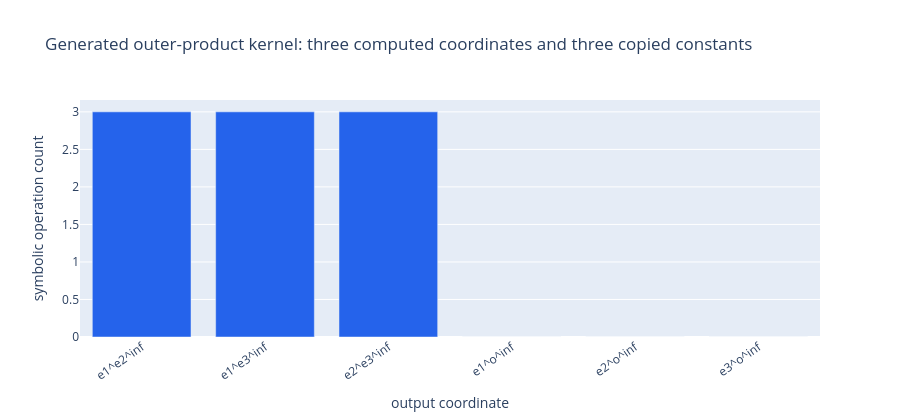

Notebook cell for this chart:
### Markdown cell above
## Generative Programming Without The Mystery

The generator in this notebook is tiny, but its job mirrors the chapter's larger point. It receives an algebra and two specialized argument types. It expands a high-level operation on basis blades, simplifies the symbolic expressions, infers which output coordinates are nonzero, and emits code-like assignments. There is no clever numerical approximation here. The optimization comes from using facts that were already true before the program ran.

Different programming environments can place this generation step in different places. A separate tool can generate source files before compilation. A language with metaprogramming can ask the compiler to instantiate specialized expressions. A runtime system can generate a kernel the first time it sees a particular combination of argument types. Those choices affect integration, startup time, compile time, debuggability, and how easily profiling feedback can be used. The algebraic core is the same: fixed contracts allow fixed code.

The next worked example uses the outer product. It is intentionally simple because simple products reveal overhead clearly. In a generic implementation, the product is a loop over possible basis coordinates. In a specialized implementation, the generator knows which coordinates exist and which one is constant, so the final kernel has only the arithmetic that survives.

### Code cell
kernel = ch22.generate_product_kernel(
    "flat_point_plane_outer",
    flat_point,
    dual_plane,
    cga,
    product="outer",
)
kernel_rows = kernel.rows(cga)
generated_code = "import numpy as np\n\n" + kernel.emit_python(cga, "flat_point_plane_outer_generated") + "\n"

kernel_json_path = save_json(
    {"rows": kernel_rows, "operation_count": kernel.operation_count},
    "data",
    "flatpoint-plane-kernel.json",
)
kernel_text_path = save_text(generated_code, "text", "generated-flatpoint-plane-kernel.py.txt")

fig_kernel = go.Figure(
    data=go.Bar(
        x=[row["label"] for row in kernel_rows],
        y=[row["ops"] for row in kernel_rows],
        marker_color=["#2563eb" if row["ops"] else "#f59e0b" for row in kernel_rows],
        customdata=[row["expression"] for row in kernel_rows],
        hovertemplate="%{x}<br>ops: %{y}<br>%{customdata}<extra></extra>",
    )
)
fig_kernel.update_layout(
    title="Generated outer-product kernel: three computed coordinates and three copied constants",
    xaxis_title="output coordinate",
    yaxis_title="symbolic operation count",
    xaxis_tickangle=-35,
    height=420,
)
kernel_plot_path = save_plot(fig_kernel, "plots", "kernel-operation-counts.html")
fig_kernel.show()

print(f"Kernel expressions written to {rel(kernel_json_path)}")
print(f"Generated code written to {rel(kernel_text_path)}")
print(f"Kernel operation plot written to {rel(kernel_plot_path)}")
display(Markdown(markdown_table(kernel_rows, ["label", "grade", "expression", "ops"])))
print("\nGenerated code preview:\n")
print(generated_code)

### Figure 1 — Plotly figure (JSON) as saved in the notebook; plotly's stock layout.template omitted (floating-point values rounded to 4 significant figures)
{"data": [{"customdata": ["-x_0*y_1 + x_1*y_0", "-x_0*y_2 + x_2*y_0", "-x_1*y_2 + x_2*y_1", "y_0", "y_1", "y_2"], "hovertemplate": "%{x}<br>ops: %{y}<br>%{customdata}<extra></extra>", "marker": {"color": ["#2563eb", "#2563eb", "#2563eb", "#f59e0b", "#f59e0b", "#f59e0b"]}, "type": "bar", "x": ["e1^e2^inf", "e1^e3^inf", "e2^e3^inf", "e1^o^inf", "e2^o^inf", "e3^o^inf"], "y": [3, 3, 3, 0, 0, 0]}], "layout": {"height": 420, "title": {"text": "Generated outer-product kernel: three computed coordinates and three copied constants"}, "xaxis": {"tickangle": -35, "title": {"text": "output coordinate"}}, "yaxis": {"title": {"text": "symbolic operation count"}}}}
